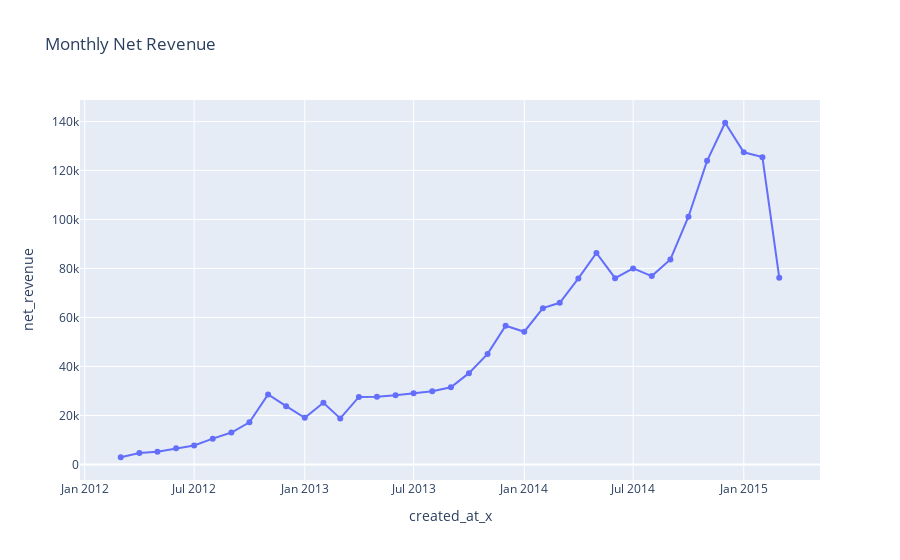

This figure's notebook cell:
### Code cell
monthly_net['created_at_x'] = monthly_net['created_at_x'].astype(str)
fig = px.line(monthly_net, x='created_at_x', y='net_revenue',title='Monthly Net Revenue', markers=True, line_shape='linear')
fig.update_xaxes(showgrid=True)
fig.update_yaxes(showgrid=True)
fig.show()

### Figure 1 — Plotly figure (JSON) as saved in the notebook; plotly's stock layout.template omitted (floating-point values rounded to 4 significant figures)
{"data": [{"hovertemplate": "created_at_x=%{x}<br>net_revenue=%{y}<extra></extra>", "legendgroup": "", "line": {"color": "#636efa", "dash": "solid", "shape": "linear"}, "marker": {"symbol": "circle"}, "mode": "lines+markers", "name": "", "orientation": "v", "showlegend": false, "type": "scatter", "x": ["2012-03", "2012-04", "2012-05", "2012-06", "2012-07", "2012-08", "2012-09", "2012-10", "2012-11", "2012-12", "2013-01", "2013-02", "2013-03", "2013-04", "2013-05", "2013-06", "2013-07", "2013-08", "2013-09", "2013-10", "2013-11", "2013-12", "2014-01", "2014-02", "2014-03", "2014-04", "2014-05", "2014-06", "2014-07", "2014-08", "2014-09", "2014-10", "2014-11", "2014-12", "2015-01", "2015-02", "2015-03"], "xaxis": "x", "y": [2949.0, 4699.0, 5199.0, 6599.0, 7748.0, 10550.0, 13050.0, 17200.0, 28590.0, 23800.0, 19060.0, 25200.0, 18820.0, 27570.0, 27690.0, 28290.0, 29110.0, 29910.0, 31510.0, 37270.0, 45140.0, 56610.0, 54180.0, 63800.0, 66000.0, 75940.0, 86350.0, 76050.0, 80020.0, 76900.0, 83670.0, 101100.0, 123900.0, 139500.0, 127400.0, 125400.0, 76260.0], "yaxis": "y"}], "layout": {"legend": {"tracegroupgap": 0}, "title": {"text": "Monthly Net Revenue"}, "xaxis": {"anchor": "y", "domain": [0, 1], "showgrid": true, "title": {"text": "created_at_x"}}, "yaxis": {"anchor": "x", "domain": [0, 1], "showgrid": true, "title": {"text": "net_revenue"}}}}
